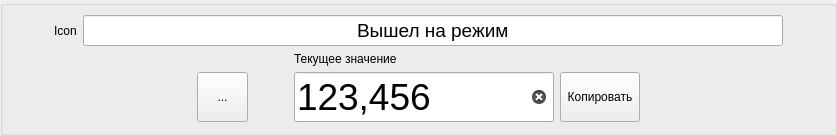
             <widget class="QGroupBox" name="groupBox_9">
              <property name="sizePolicy">
               <sizepolicy hsizetype="Minimum" vsizetype="Preferred">
                <horstretch>0</horstretch>
                <verstretch>0</verstretch>
               </sizepolicy>
              </property>
              <property name="title">
               <string/>
              </property>
              <layout class="QVBoxLayout" name="verticalLayout_12">
               <property name="topMargin">
                <number>9</number>
               </property>
               <item>
                <layout class="QHBoxLayout" name="horizontalLayout_7">
                 <item>
                  <spacer name="horizontalSpacer_12">
                   <property name="orientation">
                    <enum>Qt::Horizontal</enum>
                   </property>
                   <property name="sizeHint" stdset="0">
                    <size>
                     <width>40</width>
                     <height>20</height>
                    </size>
                   </property>
                  </spacer>
                 </item>
                 <item>
                  <widget class="QLabel" name="generatorStatusIconlabel">
                   <property name="text">
                    <string>Icon</string>
                   </property>
                  </widget>
                 </item>
                 <item>
                  <widget class="QLineEdit" name="generatorStatusLineEdit">
                   <property name="sizePolicy">
                    <sizepolicy hsizetype="Preferred" vsizetype="Fixed">
                     <horstretch>0</horstretch>
                     <verstretch>0</verstretch>
                    </sizepolicy>
                   </property>
                   <property name="minimumSize">
                    <size>
                     <width>700</width>
                     <height>0</height>
                    </size>
                   </property>
                   <property name="font">
                    <font>
                     <pointsize>14</pointsize>
                    </font>
                   </property>
                   <property name="text">
                    <string>Вышел на режим</string>
                   </property>
                   <property name="alignment">
                    <set>Qt::AlignCenter</set>
                   </property>
                   <property name="readOnly">
                    <bool>true</bool>
                   </property>
                  </widget>
                 </item>
                 <item>
                  <spacer name="horizontalSpacer_13">
                   <property name="orientation">
                    <enum>Qt::Horizontal</enum>
                   </property>
                   <property name="sizeHint" stdset="0">
                    <size>
                     <width>40</width>
                     <height>20</height>
                    </size>
                   </property>
                  </spacer>
                 </item>
                </layout>
               </item>
               <item>
                <layout class="QGridLayout" name="gridLayout_2">
                 <item row="1" column="5">
                  <spacer name="horizontalSpacer_14">
                   <property name="orientation">
                    <enum>Qt::Horizontal</enum>
                   </property>
                   <property name="sizeHint" stdset="0">
                    <size>
                     <width>40</width>
                     <height>20</height>
                    </size>
                   </property>
                  </spacer>
                 </item>
                 <item row="1" column="0">
                  <spacer name="horizontalSpacer_15">
                   <property name="orientation">
                    <enum>Qt::Horizontal</enum>
                   </property>
                   <property name="sizeHint" stdset="0">
                    <size>
                     <width>40</width>
                     <height>20</height>
                    </size>
                   </property>
                  </spacer>
                 </item>
                 <item row="1" column="3">
                  <widget class="QLineEdit" name="actualValueLineEdit_2">
                   <property name="sizePolicy">
                    <sizepolicy hsizetype="Preferred" vsizetype="Fixed">
                     <horstretch>0</horstretch>
                     <verstretch>0</verstretch>
                    </sizepolicy>
                   </property>
                   <property name="minimumSize">
                    <size>
                     <width>260</width>
                     <height>0</height>
                    </size>
                   </property>
                   <property name="maximumSize">
                    <size>
                     <width>260</width>
                     <height>16777215</height>
                    </size>
                   </property>
                   <property name="baseSize">
                    <size>
                     <width>0</width>
                     <height>0</height>
                    </size>
                   </property>
                   <property name="font">
                    <font>
                     <pointsize>28</pointsize>
                    </font>
                   </property>
                   <property name="contextMenuPolicy">
                    <enum>Qt::DefaultContextMenu</enum>
                   </property>
                   <property name="autoFillBackground">
                    <bool>false</bool>
                   </property>
                   <property name="text">
                    <string>123,456</string>
                   </property>
                   <property name="readOnly">
                    <bool>false</bool>
                   </property>
                   <property name="placeholderText">
                    <string/>
                   </property>
                   <property name="clearButtonEnabled">
                    <bool>true</bool>
                   </property>
                  </widget>
                 </item>
                 <item row="1" column="4">
                  <widget class="QPushButton" name="copyActualValuePushButton_2">
                   <property name="sizePolicy">
                    <sizepolicy hsizetype="Maximum" vsizetype="Minimum">
                     <horstretch>0</horstretch>
                     <verstretch>0</verstretch>
                    </sizepolicy>
                   </property>
                   <property name="minimumSize">
                    <size>
                     <width>0</width>
                     <height>0</height>
                    </size>
                   </property>
                   <property name="text">
                    <string>Копировать</string>
                   </property>
                  </widget>
                 </item>
                 <item row="0" column="3">
                  <widget class="QLabel" name="actualLabel_2">
                   <property name="text">
                    <string>Текущее значение</string>
                   </property>
                  </widget>
                 </item>
                 <item row="1" column="1">
                  <widget class="QToolButton" name="toolButton_2">
                   <property name="sizePolicy">
                    <sizepolicy hsizetype="Maximum" vsizetype="Minimum">
                     <horstretch>0</horstretch>
                     <verstretch>0</verstretch>
                    </sizepolicy>
                   </property>
                   <property name="minimumSize">
                    <size>
                     <width>51</width>
                     <height>0</height>
                    </size>
                   </property>
                   <property name="text">
                    <string>...</string>
                   </property>
                   <property name="icon">
                    <iconset>
                     <selectedoff>:/Images/Images/plus.png</selectedoff>
                     <selectedon>:/Images/Images/minus.png</selectedon>
                    </iconset>
                   </property>
                   <property name="checkable">
                    <bool>true</bool>
                   </property>
                  </widget>
                 </item>
                 <item row="1" column="2">
                  <spacer name="horizontalSpacer_16">
                   <property name="orientation">
                    <enum>Qt::Horizontal</enum>
                   </property>
                   <property name="sizeType">
                    <enum>QSizePolicy::Minimum</enum>
                   </property>
                   <property name="sizeHint" stdset="0">
                    <size>
                     <width>40</width>
                     <height>20</height>
                    </size>
                   </property>
                  </spacer>
                 </item>
                </layout>
               </item>
              </layout>
             </widget>
